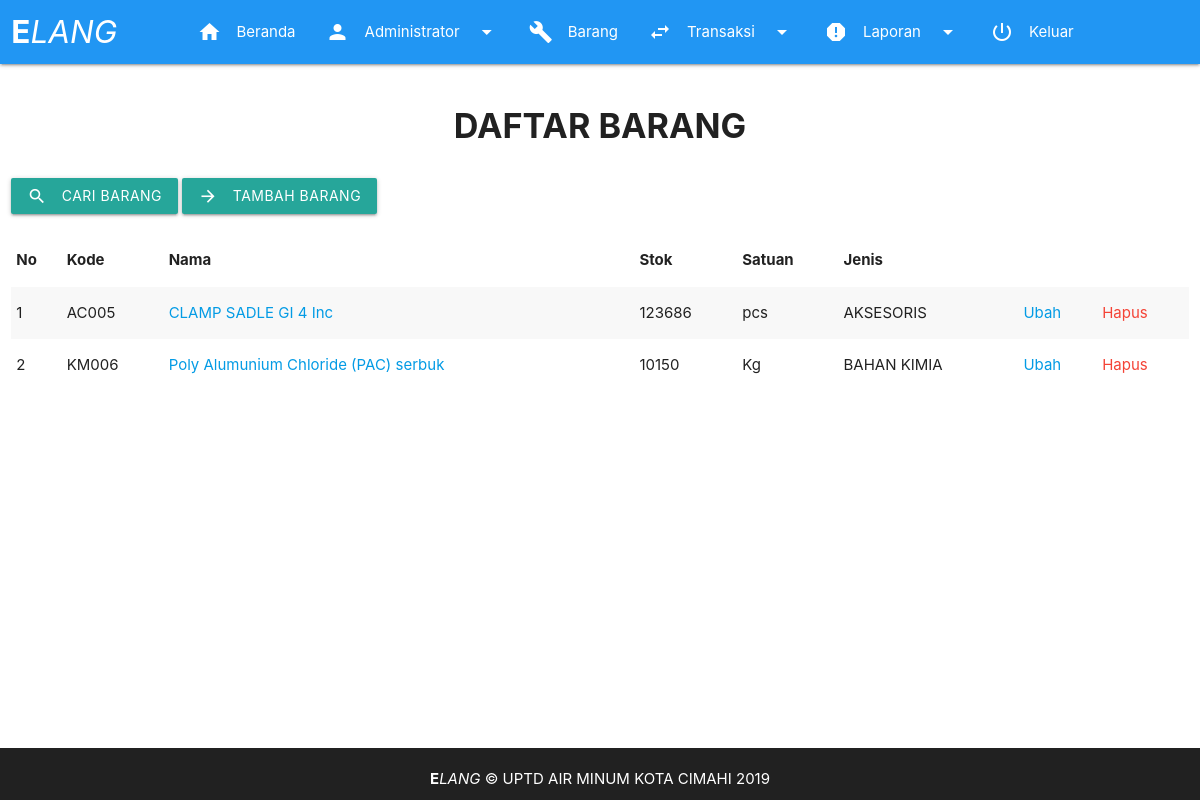
Before: /page/list_barang.php (signed in) with the older database file.
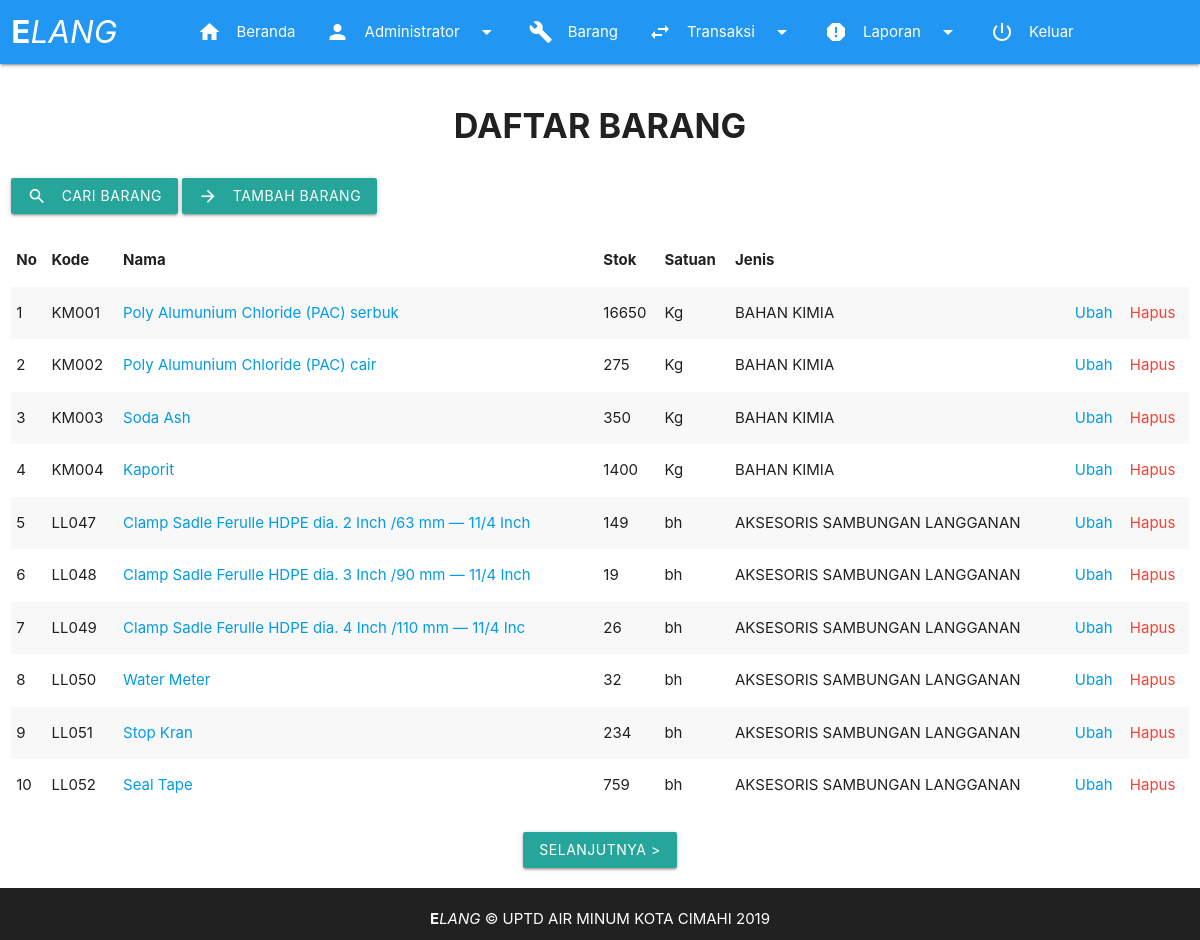
After: the same page with the newer database file.
### tables this page shows
CREATE TABLE `barang` (
  `id` int(11) NOT NULL,
  `nama` varchar(200) NOT NULL,
  `stok` int(11) NOT NULL,
  `satuan` varchar(10) NOT NULL,
  `jenis` varchar(100) NOT NULL,
  `num_kode` int(3) NOT NULL,
  `alpha_kode` varchar(2) NOT NULL,
  `kode` varchar(5) NOT NULL
);

### fungsi/fungsi.php (called while the page is built, shortened)
<?php
function tampilkan_barang_perhalaman(){
	global $link, $awal, $per_page;
	$query = "SELECT * FROM barang ORDER BY kode LIMIT $awal, $per_page";
	$result = mysqli_query($link, $query) or die ('gagal menampilkan list barang');
	return $result;
}
?>

### page/list_barang.php (the view, shortened to what this page needs)
<!DOCTYPE html>
  <html>
    <head>
      <?php require_once "../aset/view/headcontent.php"; ?>
    </head>
    <body>
      <?php
      require_once "../aset/view/header.php";
      require_once "../fungsi/db.php";
      require_once "../fungsi/fungsi.php";
      $per_page = 10;
      $page_now = 1;
      $total_pengaduan = mysqli_num_rows(mysqli_query($link, "SELECT * FROM barang"));
      $page_total = ceil($total_pengaduan/$per_page);
      $awal = ($page_now - 1) * $per_page;
      $nourut = $page_now * 10 - 9;
      $barang = tampilkan_barang_perhalaman();
      ?>
      <main>
        <div class="row center">
          <div class="col s12">
            <h4><b>DAFTAR BARANG</b></h4>
          </div>
        </div>
        <div class="row">
          <div class="col s12">
            <button class="btn waves-effect waves-light" onClick="tampilkan_cari()">Cari Barang
              <i class="material-icons left">search</i>
            </button>
            <button class="btn waves-effect waves-light" onClick="tampilkan_form()">Tambah Barang
              <i class="material-icons left">arrow_forward</i>
            </button>
          </div>
        </div>
        <div class="row">
          <div class="col s12">
            <table class="striped responsive-table">
              <thead>
                <tr>
                  <th>No</th>
                  <th>Kode</th>
                  <th>Nama</th>
                  <th>Stok</th>
                  <th>Satuan</th>
                  <th>Jenis</th>
                  <th></th>
                  <th></th>
                </tr>
              </thead>
              <tbody>
                <?php while($row = mysqli_fetch_assoc($barang)):?>
                <tr>
                  <td><?=$nourut++;?></td>
                  <td><?=$row['kode'];?></td>
                  <td><a href="kartu_stock.php?kode=<?=$row['kode'];?>"><?=$row['nama'];?></a></td>
                  <td><?=$row['stok'];?></td>
                  <td><?=$row['satuan'];?></td>
                  <td><?=$row['jenis'];?></td>
                  <td><a href="edit_list_barang.php?id=<?=$row['id'];?>">Ubah</a></td>
                  <td><a href="hapus_barang.php?id=<?=$row['id'];?>" class="red-text" onclick="return confirm('Apakah anda yakin akan menghapus data ini?')">Hapus</a></td>
                </tr>
                <?php endwhile; ?>
              </tbody>
            </table>
          </div>
        </div>
        <div class="row center">
          <div class="col s12">
            <?php if(isset($page_total)) { ?>
              <?php if($page_total > 1) { ?>
                    <?php if($page_now < $page_total) { ?>
                      <div class="center">
                        <a href="list_barang.php?page=<?php echo $page_now + 1 ?>" role="button" class="btn btn-info">Selanjutnya &gt;</a>
                      </div>
                    <?php }else{ ?>
                      <a href="" style="display: none;">Hilang</a>
                    <?php } ?>
              <?php } ?>
            <?php } ?>
          </div>
        </div>
      </main>
      <?php
      require_once "../aset/view/footer.php";
      ?>
    </body>
  </html>

### aset/view/headcontent.php (shortened to what this page needs)
<link rel="stylesheet" href="https://cdnjs.cloudflare.com/ajax/libs/materialize/1.0.0/css/materialize.min.css">
<link rel="stylesheet" href="../aset/css/style.css">

### aset/view/header.php (shortened to what this page needs)
<header>
<div class="navbar-fixed row">
  <nav class="blue">
    <div class="col s11">
    <div class="nav-wrapper">
      <a href="home.php" class="brand-logo"><b>E</b><span class="lang">LANG</span></a>
      <ul class="right hide-on-med-and-down">
        <li><a href="home.php"><i class="material-icons left">home</i>Beranda</a></li>
        <li>
          <a class="dropDownMaster" href="#!" data-target="master-content"><i class="material-icons left">person</i><?=$_SESSION['username'];?><i class="material-icons right">arrow_drop_down</i></a>
        </li>
        <li>
          <a class="" href="list_barang.php"><i class="material-icons left">build</i>Barang</a>
        </li>
        <li>
          <a class="dropDownTransaksi" href="#!" data-target="transaksi-content"><i class="material-icons left">swap_horiz</i>Transaksi<i class="material-icons right">arrow_drop_down</i></a>
        </li>
        <li>
          <a class="dropDownLaporan" href="#!" data-target="laporan-content"><i class="material-icons left">report</i>Laporan<i class="material-icons right">arrow_drop_down</i></a>
        </li>
        <li><a href="logout.php"><i class="material-icons left">power_settings_new</i>Keluar</a></li>
      </ul>
    </div>
    </div>
  </nav>
</div>
</header>

### aset/view/footer.php
<footer class="page-footer grey darken-4 center-align">
  <div class="container">
    <b>E</b><span class="lang">LANG</span> &copy; UPTD AIR MINUM KOTA CIMAHI 2019
  </div>
</footer>

### aset/css/style.css (style rules this page uses)
* { margin: 0; padding: 0; }
body { background: #fff; display: flex; min-height: 100vh; flex-direction: column; }
main { flex: 1 0 auto; }
.lang { font-style: italic; }
footer { padding: 10px; }

Changed rows visible on the page:
removed barang: kode "AC005", nama "CLAMP SADLE GI 4 Inc", stok "123686", satuan "pcs", jenis "AKSESORIS"
changed barang "Poly Alumunium Chloride (PAC) serbuk": kode "KM006" → "KM001"; stok "10150" → "16650"
added barang: kode "KM002", nama "Poly Alumunium Chloride (PAC) cair", stok "275", satuan "Kg", jenis "BAHAN KIMIA"
added barang: kode "KM003", nama "Soda Ash", stok "350", satuan "Kg", jenis "BAHAN KIMIA"
added barang: kode "KM004", nama "Kaporit", stok "1400", satuan "Kg", jenis "BAHAN KIMIA"
added barang: kode "LL047", nama "Clamp Sadle Ferulle HDPE dia. 2 Inch /63 mm — 11/4 Inch", stok "149", satuan "bh", jenis "AKSESORIS SAMBUNGAN LANGGANAN"
added barang: kode "LL048", nama "Clamp Sadle Ferulle HDPE dia. 3 Inch /90 mm — 11/4 Inch", stok "19", satuan "bh", jenis "AKSESORIS SAMBUNGAN LANGGANAN"
added barang: kode "LL049", nama "Clamp Sadle Ferulle HDPE dia. 4 Inch /110 mm — 11/4 Inc", stok "26", satuan "bh", jenis "AKSESORIS SAMBUNGAN LANGGANAN"
added barang: kode "LL050", nama "Water Meter", stok "32", satuan "bh", jenis "AKSESORIS SAMBUNGAN LANGGANAN"
added barang: kode "LL051", nama "Stop Kran", stok "234", satuan "bh", jenis "AKSESORIS SAMBUNGAN LANGGANAN"
added barang: kode "LL052", nama "Seal Tape", stok "759", satuan "bh", jenis "AKSESORIS SAMBUNGAN LANGGANAN"
Other visible differences:
text now shown: "SELANJUTNYA >"
